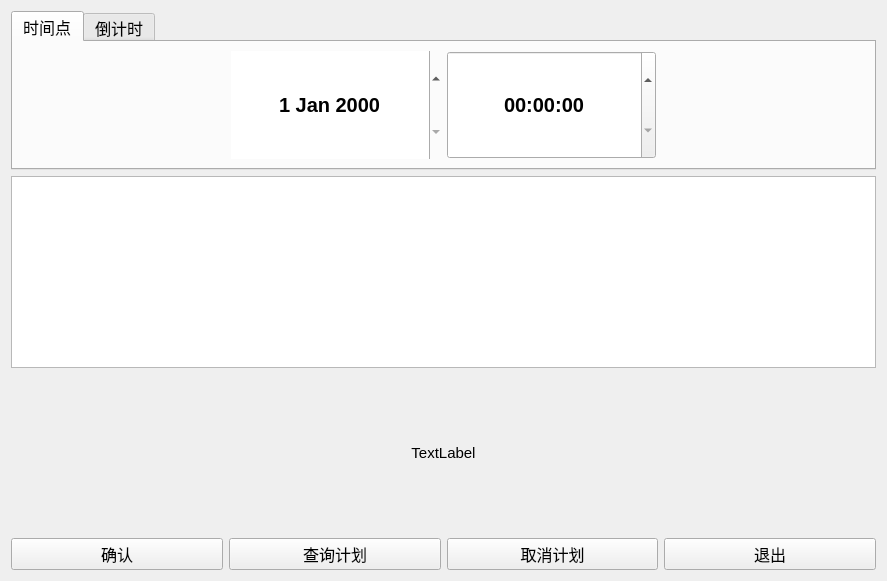
<?xml version="1.0" encoding="UTF-8"?>
<ui version="4.0">
 <class>shutdown</class>
 <widget class="QWidget" name="shutdown">
  <property name="geometry">
   <rect>
    <x>0</x>
    <y>0</y>
    <width>887</width>
    <height>581</height>
   </rect>
  </property>
  <property name="windowTitle">
   <string>Form</string>
  </property>
  <property name="windowIcon">
   <iconset resource="img.qrc">
    <normaloff>:/img/image/main_icon.png</normaloff>:/img/image/main_icon.png</iconset>
  </property>
  <property name="styleSheet">
   <string notr="true"/>
  </property>
  <layout class="QGridLayout" name="gridLayout">
   <item row="0" column="0">
    <widget class="QTabWidget" name="tabWidget">
     <property name="font">
      <font>
       <pointsize>12</pointsize>
      </font>
     </property>
     <property name="layoutDirection">
      <enum>Qt::LeftToRight</enum>
     </property>
     <property name="autoFillBackground">
      <bool>false</bool>
     </property>
     <property name="tabShape">
      <enum>QTabWidget::Rounded</enum>
     </property>
     <property name="currentIndex">
      <number>0</number>
     </property>
     <widget class="QWidget" name="timeIntelval_3">
      <attribute name="title">
       <string>时间点</string>
      </attribute>
      <layout class="QHBoxLayout" name="horizontalLayout_4">
       <item>
        <spacer name="horizontalSpacer_4">
         <property name="orientation">
          <enum>Qt::Horizontal</enum>
         </property>
         <property name="sizeHint" stdset="0">
          <size>
           <width>179</width>
           <height>20</height>
          </size>
         </property>
        </spacer>
       </item>
       <item>
        <widget class="QDateEdit" name="dateEdit">
         <property name="sizePolicy">
          <sizepolicy hsizetype="Expanding" vsizetype="Expanding">
           <horstretch>0</horstretch>
           <verstretch>0</verstretch>
          </sizepolicy>
         </property>
         <property name="minimumSize">
          <size>
           <width>0</width>
           <height>0</height>
          </size>
         </property>
         <property name="font">
          <font>
           <pointsize>15</pointsize>
           <bold>true</bold>
          </font>
         </property>
         <property name="frame">
          <bool>false</bool>
         </property>
         <property name="alignment">
          <set>Qt::AlignCenter</set>
         </property>
        </widget>
       </item>
       <item>
        <widget class="QTimeEdit" name="timeEdit">
         <property name="sizePolicy">
          <sizepolicy hsizetype="Expanding" vsizetype="Expanding">
           <horstretch>0</horstretch>
           <verstretch>0</verstretch>
          </sizepolicy>
         </property>
         <property name="font">
          <font>
           <pointsize>15</pointsize>
           <bold>true</bold>
          </font>
         </property>
         <property name="alignment">
          <set>Qt::AlignCenter</set>
         </property>
        </widget>
       </item>
       <item>
        <spacer name="horizontalSpacer_6">
         <property name="orientation">
          <enum>Qt::Horizontal</enum>
         </property>
         <property name="sizeHint" stdset="0">
          <size>
           <width>179</width>
           <height>20</height>
          </size>
         </property>
        </spacer>
       </item>
      </layout>
     </widget>
     <widget class="QWidget" name="timePoint_3">
      <attribute name="title">
       <string>倒计时</string>
      </attribute>
      <layout class="QHBoxLayout" name="horizontalLayout_7">
       <item>
        <spacer name="horizontalSpacer">
         <property name="orientation">
          <enum>Qt::Horizontal</enum>
         </property>
         <property name="sizeHint" stdset="0">
          <size>
           <width>92</width>
           <height>20</height>
          </size>
         </property>
        </spacer>
       </item>
       <item>
        <layout class="QHBoxLayout" name="horizontalLayout_6">
         <item>
          <widget class="QLabel" name="label_timeUnit">
           <property name="sizePolicy">
            <sizepolicy hsizetype="Expanding" vsizetype="Expanding">
             <horstretch>0</horstretch>
             <verstretch>0</verstretch>
            </sizepolicy>
           </property>
           <property name="font">
            <font>
             <pointsize>15</pointsize>
             <bold>true</bold>
            </font>
           </property>
           <property name="text">
            <string>时间单位</string>
           </property>
           <property name="textFormat">
            <enum>Qt::AutoText</enum>
           </property>
           <property name="alignment">
            <set>Qt::AlignLeading|Qt::AlignLeft|Qt::AlignVCenter</set>
           </property>
          </widget>
         </item>
         <item>
          <widget class="QComboBox" name="comboBox_timeUnit">
           <property name="sizePolicy">
            <sizepolicy hsizetype="Expanding" vsizetype="Expanding">
             <horstretch>0</horstretch>
             <verstretch>0</verstretch>
            </sizepolicy>
           </property>
           <property name="font">
            <font>
             <pointsize>15</pointsize>
             <bold>true</bold>
            </font>
           </property>
          </widget>
         </item>
        </layout>
       </item>
       <item>
        <spacer name="horizontalSpacer_2">
         <property name="orientation">
          <enum>Qt::Horizontal</enum>
         </property>
         <property name="sizeHint" stdset="0">
          <size>
           <width>92</width>
           <height>20</height>
          </size>
         </property>
        </spacer>
       </item>
       <item>
        <layout class="QHBoxLayout" name="horizontalLayout_5">
         <property name="sizeConstraint">
          <enum>QLayout::SetDefaultConstraint</enum>
         </property>
         <item>
          <widget class="QLabel" name="label_timeNum">
           <property name="sizePolicy">
            <sizepolicy hsizetype="Expanding" vsizetype="Expanding">
             <horstretch>0</horstretch>
             <verstretch>0</verstretch>
            </sizepolicy>
           </property>
           <property name="font">
            <font>
             <pointsize>15</pointsize>
             <bold>true</bold>
            </font>
           </property>
           <property name="lineWidth">
            <number>1</number>
           </property>
           <property name="text">
            <string>时      间</string>
           </property>
           <property name="alignment">
            <set>Qt::AlignLeading|Qt::AlignLeft|Qt::AlignVCenter</set>
           </property>
          </widget>
         </item>
         <item>
          <widget class="QDoubleSpinBox" name="doubleSpinBox_timeNum">
           <property name="sizePolicy">
            <sizepolicy hsizetype="Expanding" vsizetype="Expanding">
             <horstretch>0</horstretch>
             <verstretch>0</verstretch>
            </sizepolicy>
           </property>
           <property name="font">
            <font>
             <pointsize>15</pointsize>
             <bold>true</bold>
            </font>
           </property>
          </widget>
         </item>
        </layout>
       </item>
       <item>
        <spacer name="horizontalSpacer_3">
         <property name="orientation">
          <enum>Qt::Horizontal</enum>
         </property>
         <property name="sizeHint" stdset="0">
          <size>
           <width>92</width>
           <height>20</height>
          </size>
         </property>
        </spacer>
       </item>
      </layout>
     </widget>
    </widget>
   </item>
   <item row="3" column="0">
    <layout class="QHBoxLayout" name="horizontalLayout_3">
     <item>
      <widget class="QPushButton" name="pushButton_confirm">
       <property name="sizePolicy">
        <sizepolicy hsizetype="Preferred" vsizetype="Preferred">
         <horstretch>0</horstretch>
         <verstretch>0</verstretch>
        </sizepolicy>
       </property>
       <property name="font">
        <font>
         <pointsize>12</pointsize>
        </font>
       </property>
       <property name="styleSheet">
        <string notr="true"/>
       </property>
       <property name="text">
        <string>确认</string>
       </property>
      </widget>
     </item>
     <item>
      <widget class="QPushButton" name="pushButton_searchPlan">
       <property name="sizePolicy">
        <sizepolicy hsizetype="Preferred" vsizetype="Preferred">
         <horstretch>0</horstretch>
         <verstretch>0</verstretch>
        </sizepolicy>
       </property>
       <property name="font">
        <font>
         <pointsize>12</pointsize>
        </font>
       </property>
       <property name="text">
        <string>查询计划</string>
       </property>
      </widget>
     </item>
     <item>
      <widget class="QPushButton" name="pushButton_cancel">
       <property name="sizePolicy">
        <sizepolicy hsizetype="Preferred" vsizetype="Preferred">
         <horstretch>0</horstretch>
         <verstretch>0</verstretch>
        </sizepolicy>
       </property>
       <property name="font">
        <font>
         <pointsize>12</pointsize>
         <bold>false</bold>
        </font>
       </property>
       <property name="text">
        <string>取消计划</string>
       </property>
      </widget>
     </item>
     <item>
      <widget class="QPushButton" name="pushButton_exit">
       <property name="sizePolicy">
        <sizepolicy hsizetype="Preferred" vsizetype="Preferred">
         <horstretch>0</horstretch>
         <verstretch>0</verstretch>
        </sizepolicy>
       </property>
       <property name="font">
        <font>
         <pointsize>12</pointsize>
        </font>
       </property>
       <property name="text">
        <string>退出</string>
       </property>
      </widget>
     </item>
    </layout>
   </item>
   <item row="2" column="0">
    <widget class="QLabel" name="label">
     <property name="sizePolicy">
      <sizepolicy hsizetype="Expanding" vsizetype="Expanding">
       <horstretch>0</horstretch>
       <verstretch>0</verstretch>
      </sizepolicy>
     </property>
     <property name="font">
      <font>
       <pointsize>11</pointsize>
      </font>
     </property>
     <property name="text">
      <string>TextLabel</string>
     </property>
     <property name="textFormat">
      <enum>Qt::MarkdownText</enum>
     </property>
     <property name="alignment">
      <set>Qt::AlignCenter</set>
     </property>
    </widget>
   </item>
   <item row="1" column="0">
    <widget class="QTextBrowser" name="textBrowser">
     <property name="font">
      <font>
       <pointsize>12</pointsize>
       <bold>true</bold>
      </font>
     </property>
    </widget>
   </item>
  </layout>
 </widget>
 <resources>
  <include location="img.qrc"/>
 </resources>
 <connections/>
</ui>
